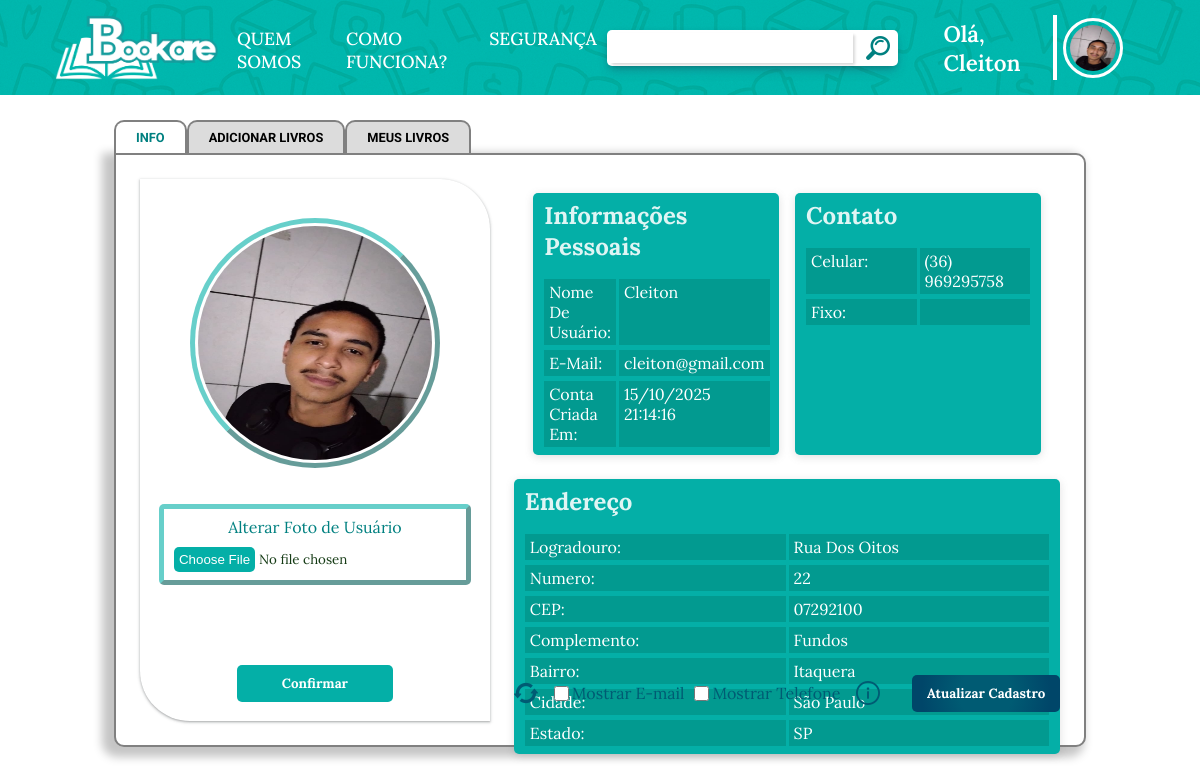
Screenshot of /includes/dashboard.php (signed in) with the database file from the repository.
### tables this page shows
CREATE TABLE `tb_usuario` (
  `id_usuario` int(11) NOT NULL,
  `nome_usuario` varchar(50) NOT NULL,
  `email_usuario` varchar(30) NOT NULL,
  `senha_usuario` varchar(60) NOT NULL,
  `status_usuario` tinyint(1) NOT NULL,
  `foto_usuario` varchar(150) NOT NULL,
  `criado_em` timestamp NOT NULL DEFAULT current_timestamp(),
  `view_email` tinyint(1) DEFAULT 0,
  `view_contato` tinyint(1) DEFAULT 0
);

CREATE TABLE `tb_contato` (
  `id_contato` int(11) NOT NULL,
  `id_usuario` int(11) NOT NULL,
  `ddd` char(2) NOT NULL,
  `celular` varchar(10) NOT NULL,
  `fixo` varchar(9) NOT NULL
);

CREATE TABLE `tb_endereco` (
  `id_endereco` int(11) NOT NULL,
  `id_usuario` int(11) NOT NULL,
  `logradouro` varchar(50) NOT NULL,
  `numero` char(5) NOT NULL,
  `complemento` varchar(20) NOT NULL,
  `bairro` varchar(20) NOT NULL,
  `cidade` varchar(20) NOT NULL,
  `id_estado` int(11) DEFAULT NULL,
  `cep` varchar(9) NOT NULL
);

CREATE TABLE `tb_estado` (
  `id_estado` int(11) NOT NULL,
  `estado` varchar(20) NOT NULL,
  `uf` char(2) NOT NULL
);

### includes/dashboard/tabViews/info.php (the view, shortened to what this page needs)
<!DOCTYPE html>
<main>
    <?php require_once __DIR__ . "/../../connect.php";
    $id_usuario = $_SESSION['id_usuario'];
    $info = mysqli_query($con2, "SELECT
                                    u.nome_usuario,
                                    u.email_usuario,
                                    u.foto_usuario,
                                    u.view_email,
                                    u.view_contato,
                                    DATE_FORMAT(u.criado_em, '%d/%m/%Y %H:%i:%s') AS criado_em,
                                    c.ddd,
                                    c.celular,
                                    c.fixo,
                                    e.logradouro,
                                    e.numero,
                                    e.complemento,
                                    e.bairro,
                                    e.cidade,
                                    e.id_estado,
                                    es.estado AS nome_estado,
                                    es.uf,
                                    e.cep
                                FROM tb_usuario AS u
                                LEFT JOIN tb_contato AS c ON c.id_usuario = u.id_usuario
                                LEFT JOIN tb_endereco AS e ON e.id_usuario = u.id_usuario
                                LEFT JOIN tb_estado AS es ON es.id_estado = e.id_estado
                                WHERE u.id_usuario = $id_usuario
                        ");
    $infos = mysqli_fetch_assoc($info);
    ?>
    <div class="infoUser">
        <div class="imgUser">
            <form action="dashboard/tabViews/info.act.php" method="post" id="formFotoUser" enctype="multipart/form-data">
                <fieldset>
                    <p style="color: #008080;">Alterar Foto de Usuário</p>
                    <input type="file" name="fotoUser" id="fileFotoUser" style="color: #153b15;">
                </fieldset>
                <button type="submit" value="Confirmar">Confirmar</button>
            </form>
            <?php
            echo "<div class='fotoUser'>";
            echo "<img src='/SistemaBookare/includes/dashboard/tabViews/{$infos['foto_usuario']}'/>";
            echo "</div>";
            ?>
        </div>
        <div class="textInfo">
            <div class="infoP">
                <div class="cont" style="width: 45%;">
                    <h2>Informações Pessoais</h2>
                    <div>
                        <p>Nome de usuário:</p>
                        <p><?= $infos['nome_usuario'] ?></p>
                        <p>E-mail:</p>
                        <p style="text-transform: lowercase;"><?= $infos['email_usuario'] ?></p>
                        <p>Conta criada em:</p>
                        <p><?= $infos['criado_em'] ?></p>
                    </div>
                </div>
                <div class="cont" style="width: 45%;">
                    <h2>Contato</h2>
                    <div>
                        <p>Celular:</p>
                        <p>(<?= $infos['ddd'] ?>) <?= $infos['celular'] ?></p>
                        <p>Fixo:</p>
                        <p><?= $infos['fixo'] ?></p>
                    </div>
                </div>
                <div class="cont" style="width: 100%;">
                    <h2>Endereço</h2>
                    <div>
                        <p>Logradouro:</p>
                        <p><?= $infos['logradouro'] ?></p>
                        <p>Numero:</p>
                        <p><?= $infos['numero'] ?></p>
                        <p>CEP:</p>
                        <p><?= $infos['cep'] ?></p>
                        <p>Complemento:</p>
                        <p><?= $infos['complemento'] ?></p>
                        <p>Bairro:</p>
                        <p><?= $infos['bairro'] ?></p>
                        <p>Cidade:</p>
                        <p><?= $infos['cidade'] ?></p>
                        <p>Estado:</p>
                        <p><?= $infos['uf'] ?></p>
                    </div>
                </div>
            </div>
            <div class="actionInfo">
                <div class="mostrarContato">
                    <img class="refresh" src="/SistemaBookare/assets/img/refresh.png" alt="" onclick="refresh()" title="Atualizar Página">
                    <form action="/SistemaBookare/includes/dashboard/tabViews/userConfigs.php" method="post">
                        <div>
                            <input type="checkbox" name="viewEmail" id="mostraEmail" value="1"
                                <?= !empty($infos['view_email']) ? 'checked' : '' ?> onchange="this.form.submit()">
                            <label for="mostraEmail">Mostrar E-mail</label>
                        </div>
                        <div><input type="checkbox" name="viewContato" id="mostraContato" value="1"
                                <?= !empty($infos['view_contato']) ? 'checked' : '' ?> onchange="this.form.submit()">
                         <label for="mostraContato">Mostrar Telefone</label>
                        </div>
                    </form>
                    <div class="disclaimer">
                        <img src="/SistemaBookare/assets/img/information.png" alt="">
                    </div>
                </div>
                <div class="alterar">
                    <button onclick="abrirFormModal()" class="altInfo">Atualizar Cadastro</button>
                </div>
            </div>
        </div>
    </div>
</main>

### assets/style/style.css (style rules this page uses)
* { margin: 0; padding: 0; box-sizing: border-box; font-family: "Lora", serif; }
body { background-image: url(../img/FundoBody.png); display: flex; align-items: center; justify-content: center; flex-direction: column; }
:root { --header-altura: 100px; }
main { width: 100%; height: auto; }
form { width: 100%; display: flex; gap: 10px; }

### assets/style/catalogo.css (style rules this page uses)
input[type="checkbox"] { width: 15px; height: 15px; accent-color: #04afa7; cursor: pointer; color: white; }

### assets/style/dashboard.css (style rules this page uses)
.infoUser { margin: 5px; padding: 2%; display: flex; gap: 15px; width: 100%; }
.imgUser { width: 50%; display: flex; flex-direction: column-reverse; padding: 2%; gap: 1rem; border-radius: 0 50px 0px 50px ; align-items: center; box-shadow: rgba(60, 64, 67, 0.3) 0px 1px 2px 0px, rgba(60, 64, 67, 0.15) 0px 1px 3px 1px; }
.imgUser form { display: flex; flex-direction: column; gap: 5rem; align-items: center; }
.imgUser form button { padding: 10px; border-radius: 5px; color: white; background-color: #04afa7; font-weight: 700; border: none; width: 50%; }
.imgUser form fieldset { display: flex; flex-direction: column; justify-content: center; align-items: center; padding: 8px 10px; gap: 10px; width: 30%; border-radius: 5px; border: 5px outset #04b0a79a ; }
.fotoUser { width: 250px; height: 250px; border: 5px outset #04b0a79a ; border-radius: 50%; padding: 3px; margin-bottom: 20px; }
.fotoUser img { width: 100%; height: 100%; border-radius: 50%; }
.textInfo { width: 100%; padding: 1%; display: flex; flex-direction: column; gap: 3.5rem; }
.infoP { display: flex; flex-wrap: wrap; width: 100%; justify-content: center; gap: 1rem; height: 430px; }
.infoP .cont { display: flex; flex-direction: column; width: 100%; margin: 4px 0; gap: 1rem; padding: 7px 11px; background-color: #04afa7; border-radius: 5px; box-shadow: rgba(99, 99, 99, 0.2) 0px 2px 8px 0px; }
.infoP .cont div { display: grid; grid-template-columns: 1fr 1fr; gap: 3px; }
.infoP .cont h2 { height: fit-content; color: #ffffffdf; }
.infoP .cont div p { background-color: #00796b62; padding: 3px 5px; margin: 1px 0; text-transform: capitalize; }
.alterar { display: flex; justify-content: end; }
.alterar button { padding: 10px 15px; border-radius: 5px; color: white; background: #005B73; background: radial-gradient(circle, rgba(0, 91, 115, 1) 35%, rgba(0, 70, 105, 1) 85%); font-weight: 700; border: none; cursor: pointer; }
.infoP p { color: #ffffff; }
.mostrarContato { display: flex; align-items: center; justify-content: center; gap: 1rem; }
.mostrarContato div { display: flex; align-items: center; justify-content: center; gap: 3px; color: #005b73; }
.actionInfo { display: flex; justify-content: space-between; }
.disclaimer { position: relative }
.refresh { cursor: pointer; }

### assets/style/quemSomos.css (style rules this page uses)
* { margin: 0; padding: 0; box-sizing: border-box; }
::placeholder { color: black; text-align: center; }

### rows the page displays
tb_usuario: foto_usuario (picture), nome_usuario "Cleiton", email_usuario "cleiton@gmail.com", tb_contato.ddd "36", tb_contato.celular "969295758", tb_endereco.logradouro "Rua Dos Oitos", tb_endereco.numero "22", tb_endereco.cep "07292100", tb_endereco.complemento "Fundos", tb_endereco.bairro "Itaquera", tb_endereco.cidade "São Paulo", tb_estado.uf "SP"

### other values shown
$username "Cleiton"
$infos['criado_em'] "15/10/2025 21:14:16"
